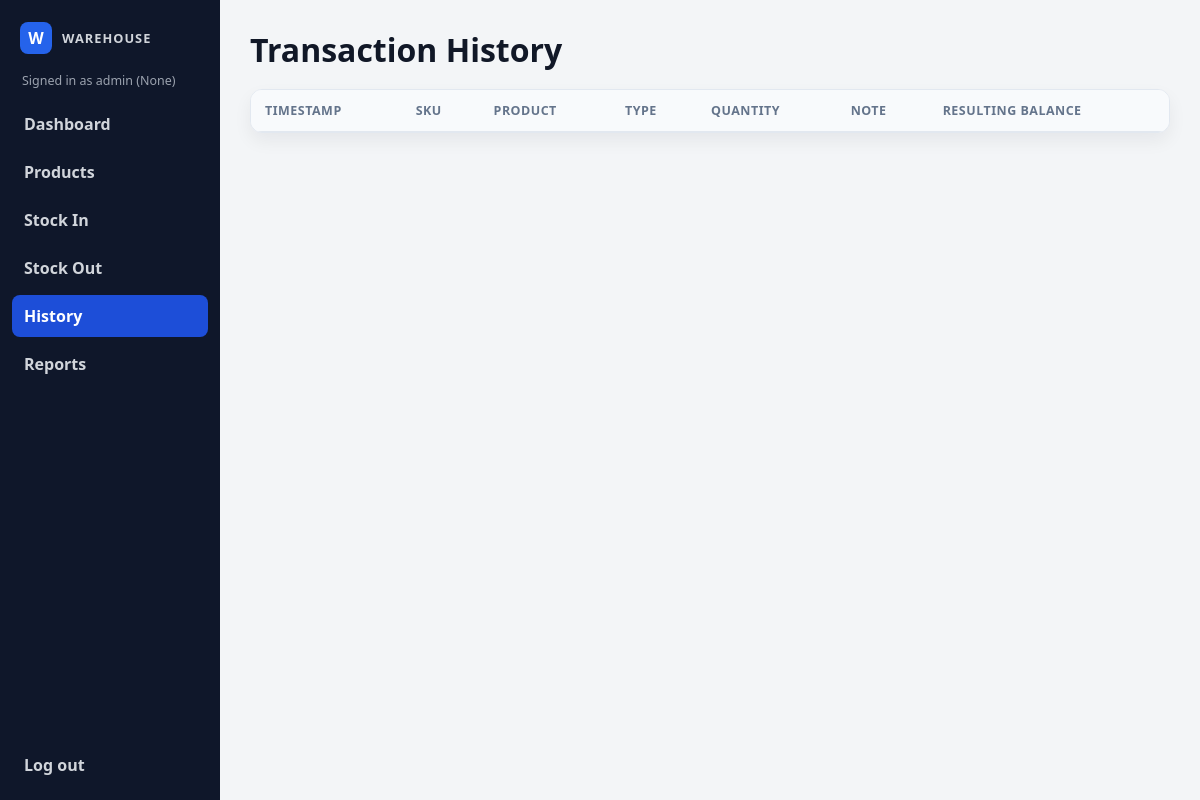
/history (signed in), run on an earlier commit of the app's database.
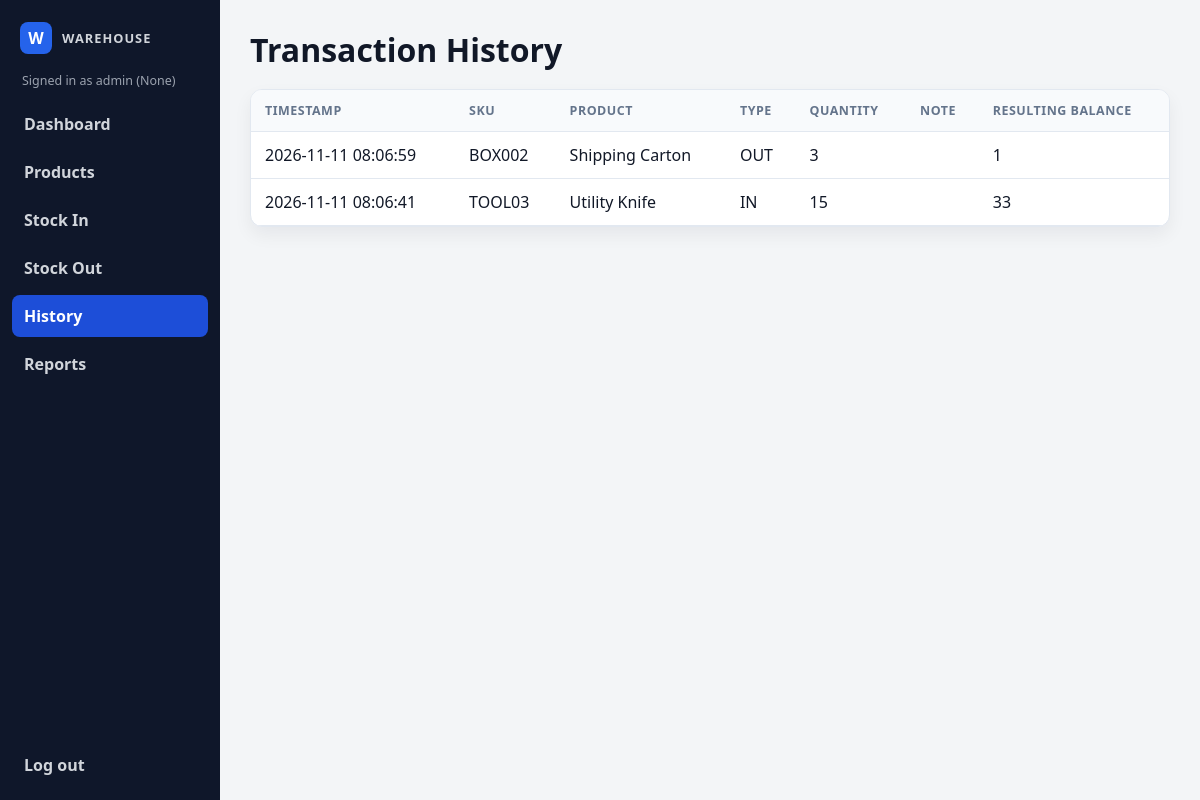
And on a later commit of the database.
### tables this page shows
CREATE TABLE transactions (
                    id INTEGER PRIMARY KEY AUTOINCREMENT,
                    product_id INTEGER,
                    sku TEXT NOT NULL,
                    product_name TEXT NOT NULL,
                    type TEXT NOT NULL CHECK (type IN ('IN', 'OUT')),
                    quantity INTEGER NOT NULL CHECK (quantity > 0),
                    note TEXT NOT NULL DEFAULT '',
                    balance INTEGER NOT NULL CHECK (balance >= 0),
                    timestamp TEXT NOT NULL DEFAULT CURRENT_TIMESTAMP
                );

### warehouse/web_app.py (the view)
    @app.route("/history")
    @login_required
    def history():
        return render_template(
            "history.html",
            transactions=db.list_transactions(),
            page_title="Transaction History",
        )

### warehouse/db.py (called while the page is built)
    def connect(self) -> sqlite3.Connection:
        connection = sqlite3.connect(self.path, timeout=10)
        connection.row_factory = sqlite3.Row
        connection.execute("PRAGMA foreign_keys = ON")
        return connection

    @contextmanager
    def _connection(self) -> Iterator[sqlite3.Connection]:
        connection = self.connect()
        try:
            with connection:
                yield connection
        finally:
            connection.close()

    @staticmethod
    def _transaction(row: sqlite3.Row) -> Transaction:
        from datetime import datetime
        return Transaction(
            id=row["id"],
            sku=row["sku"],
            product_name=row["product_name"],
            type=row["type"],
            quantity=row["quantity"],
            note=row["note"],
            balance=row["balance"],
            timestamp=datetime.fromisoformat(row["timestamp"]),
        )

### warehouse/templates/history.html
{% extends 'base.html' %}
{% block content %}
  <div class="page-header">
    <h1>Transaction History</h1>
  </div>
  <div class="table-wrap">
    <table>
      <thead>
        <tr>
          <th>Timestamp</th>
          <th>SKU</th>
          <th>Product</th>
          <th>Type</th>
          <th>Quantity</th>
          <th>Note</th>
          <th>Resulting Balance</th>
        </tr>
      </thead>
      <tbody>
        {% for item in transactions %}
          <tr>
            <td>{{ item.timestamp.strftime('%Y-%m-%d %H:%M:%S') }}</td>
            <td>{{ item.sku }}</td>
            <td>{{ item.product_name }}</td>
            <td>{{ item.type }}</td>
            <td>{{ item.quantity }}</td>
            <td>{{ item.note }}</td>
            <td>{{ item.balance }}</td>
          </tr>
        {% endfor %}
      </tbody>
    </table>
  </div>
{% endblock %}

What changed in the data, as far as the page shows it:
added transactions: timestamp "2026-11-11 08:06:59", sku "BOX002", product_name "Shipping Carton", type "OUT", quantity "3", balance "1"
added transactions: timestamp "2026-11-11 08:06:41", sku "TOOL03", product_name "Utility Knife", type "IN", quantity "15", balance "33"
